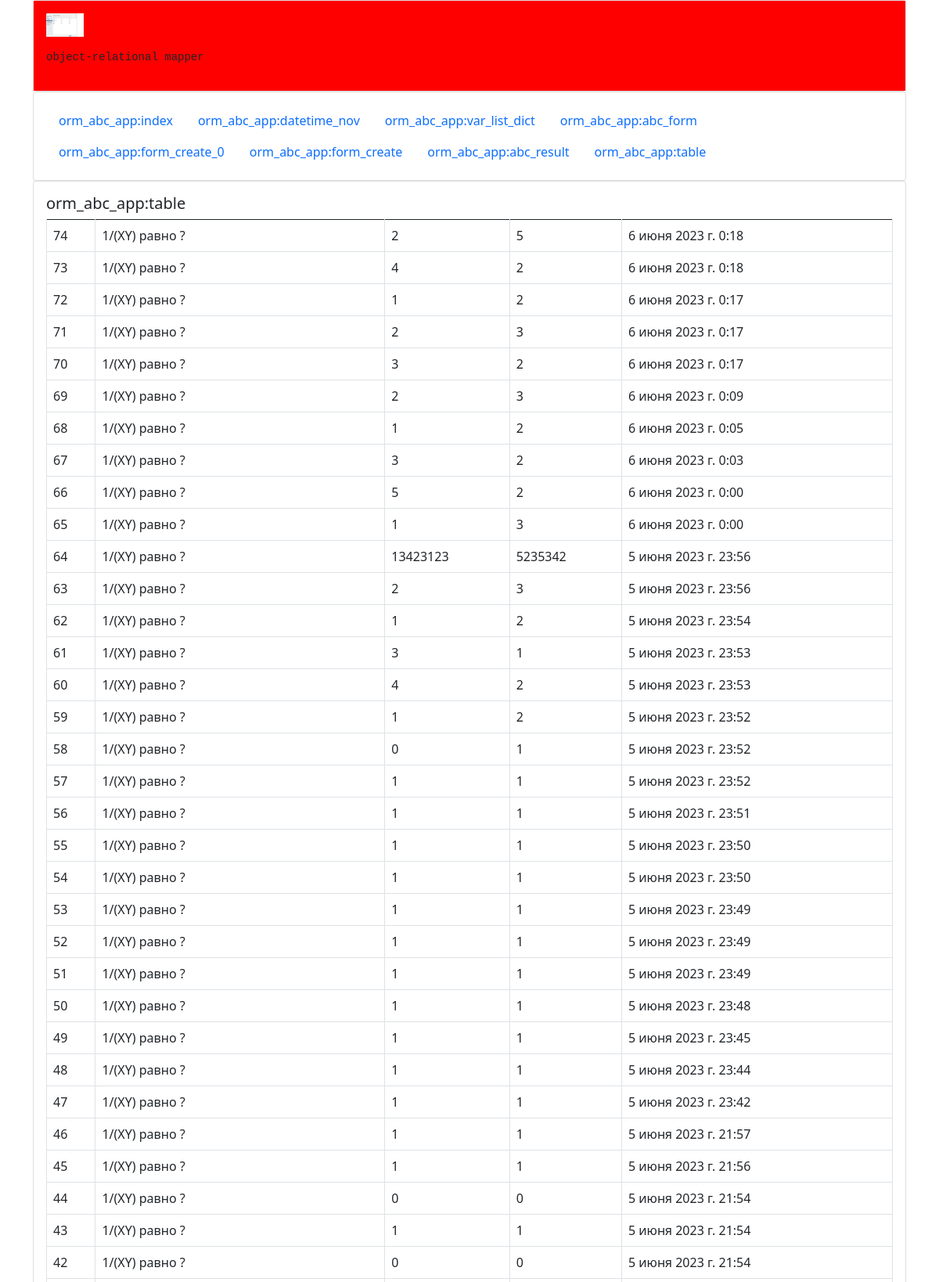
Screenshot of /table/ (upper part) with the database file from the repository.
### orm_abc_app/models.py (models this page shows, shortened)
class Abc(models.Model):
    task = models.CharField(verbose_name="Формулировка  задачи", default="1/(XY) равно ?", max_length=255)
    x = models.IntegerField(verbose_name="Значение X", default=0 )
    y = models.IntegerField(verbose_name="Значение Y", default=0, help_text="Подсказка для поля Y")
    current_date = models.DateTimeField(verbose_name="Дата изменения(save)", auto_now=True)
    class Meta:
        verbose_name = "Z_Y_Z"
        verbose_name_plural = "X_Y_Z_S"
        ordering = ('-id', '-x')

### orm_abc_app/views.py (the view)
# urls.py: path('table/', views.table, name='table'),
def table(request):
    objects_values = Abc.objects.values()
    print('\nobjects_values:', objects_values)
    objects_values_list = Abc.objects.values_list()
    print('\nobjects_values_list:', objects_values_list)
    cur_objects = Abc.objects.all()
    statics_val = [cur_objects.aggregate(Count('y')), cur_objects.aggregate(Avg('y')), cur_objects.aggregate(Min('y')),
                   cur_objects.aggregate(Max('y')), cur_objects.aggregate(StdDev('y')), cur_objects.aggregate(Sum('y'))]
    print('\nstatics_val:', statics_val)
    statics = {'statics_val': statics_val}
    fields = Abc._meta.get_fields()
    print('\nfields', fields)
    verbose_name_list = []
    name_list = []
    for e in fields:
        verbose_name_list.append(e.verbose_name)
        name_list.append(e.name)
    print('\nverbose_name_list:', verbose_name_list)
    print('\nname_list', name_list)
    field_names = verbose_name_list
    context = {'objects_values': objects_values, 'objects_values_list': objects_values_list,  'statics': statics, 'field_names': field_names}
    return render(request, 'table.html', context)

### orm_abc_app/templates/table.html (shortened to what this page needs)
{% extends 'layout.html' %}
{% block content %}
    <h5>orm_abc_app:table</h5>
    <table class="table table-bordered">
        <tbody style="border-top: 3.0px;">
        {% for object in objects_values %}
            <tr>
                {% for key, value in object.items %}
                    <td>
                        {{ value }}
                    </td>
                {% endfor %}
            </tr>
        {% endfor %}
    </table>
{% endblock %}

### rows the page displays
Abc: object "74" "1/(XY) равно ?" "2" "5" "6 июня 2023 г. 0:18"
Abc: object "73" "1/(XY) равно ?" "4" "2" "6 июня 2023 г. 0:18"
Abc: object "72" "1/(XY) равно ?" "1" "2" "6 июня 2023 г. 0:17"
Abc: object "71" "1/(XY) равно ?" "2" "3" "6 июня 2023 г. 0:17"
Abc: object "70" "1/(XY) равно ?" "3" "2" "6 июня 2023 г. 0:17"
Abc: object "69" "1/(XY) равно ?" "2" "3" "6 июня 2023 г. 0:09"
Abc: object "68" "1/(XY) равно ?" "1" "2" "6 июня 2023 г. 0:05"
Abc: object "67" "1/(XY) равно ?" "3" "2" "6 июня 2023 г. 0:03"
Abc: object "66" "1/(XY) равно ?" "5" "2" "6 июня 2023 г. 0:00"
Abc: object "65" "1/(XY) равно ?" "1" "3" "6 июня 2023 г. 0:00"
Abc: object "64" "1/(XY) равно ?" "13423123" "5235342" "5 июня 2023 г. 23:56"
Abc: object "63" "1/(XY) равно ?" "2" "3" "5 июня 2023 г. 23:56"
Abc: object "62" "1/(XY) равно ?" "1" "2" "5 июня 2023 г. 23:54"
Abc: object "61" "1/(XY) равно ?" "3" "1" "5 июня 2023 г. 23:53"
Abc: object "60" "1/(XY) равно ?" "4" "2" "5 июня 2023 г. 23:53"
Abc: object "59" "1/(XY) равно ?" "1" "2" "5 июня 2023 г. 23:52"
Abc: object "58" "1/(XY) равно ?" "0" "1" "5 июня 2023 г. 23:52"
Abc: object "57" "1/(XY) равно ?" "1" "1" "5 июня 2023 г. 23:52"
Abc: object "56" "1/(XY) равно ?" "1" "1" "5 июня 2023 г. 23:51"
Abc: object "55" "1/(XY) равно ?" "1" "1" "5 июня 2023 г. 23:50"
Abc: object "54" "1/(XY) равно ?" "1" "1" "5 июня 2023 г. 23:50"
Abc: object "53" "1/(XY) равно ?" "1" "1" "5 июня 2023 г. 23:49"
Abc: object "52" "1/(XY) равно ?" "1" "1" "5 июня 2023 г. 23:49"
Abc: object "51" "1/(XY) равно ?" "1" "1" "5 июня 2023 г. 23:49"
Abc: object "50" "1/(XY) равно ?" "1" "1" "5 июня 2023 г. 23:48"
Abc: object "49" "1/(XY) равно ?" "1" "1" "5 июня 2023 г. 23:45"
Abc: object "48" "1/(XY) равно ?" "1" "1" "5 июня 2023 г. 23:44"
Abc: object "47" "1/(XY) равно ?" "1" "1" "5 июня 2023 г. 23:42"
Abc: object "46" "1/(XY) равно ?" "1" "1" "5 июня 2023 г. 21:57"
Abc: object "45" "1/(XY) равно ?" "1" "1" "5 июня 2023 г. 21:56"
Abc: object "44" "1/(XY) равно ?" "0" "0" "5 июня 2023 г. 21:54"
Abc: object "43" "1/(XY) равно ?" "1" "1" "5 июня 2023 г. 21:54"
Abc: object "42" "1/(XY) равно ?" "0" "0" "5 июня 2023 г. 21:54"
